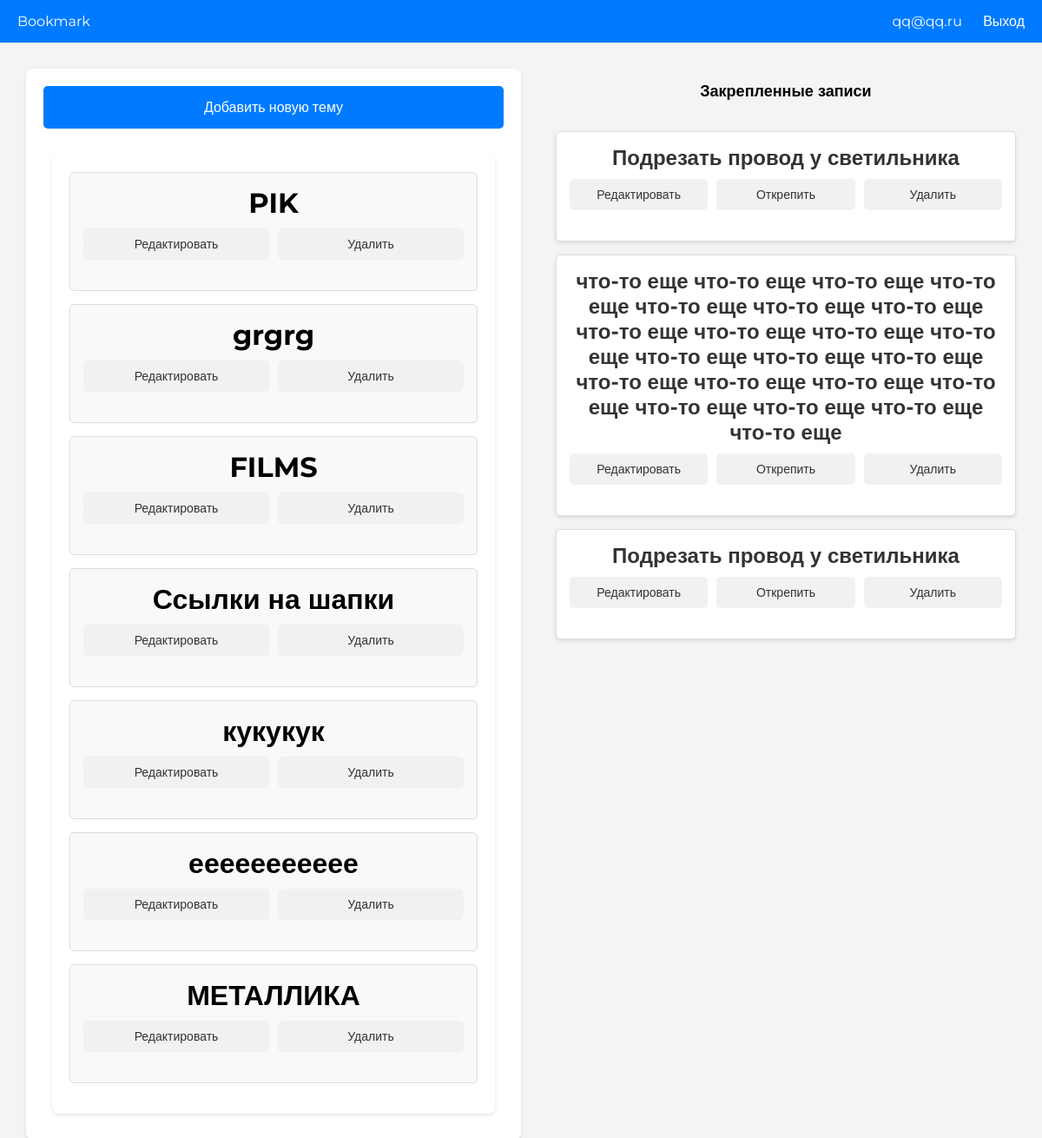
The page /home (signed in) on the database as committed earlier.
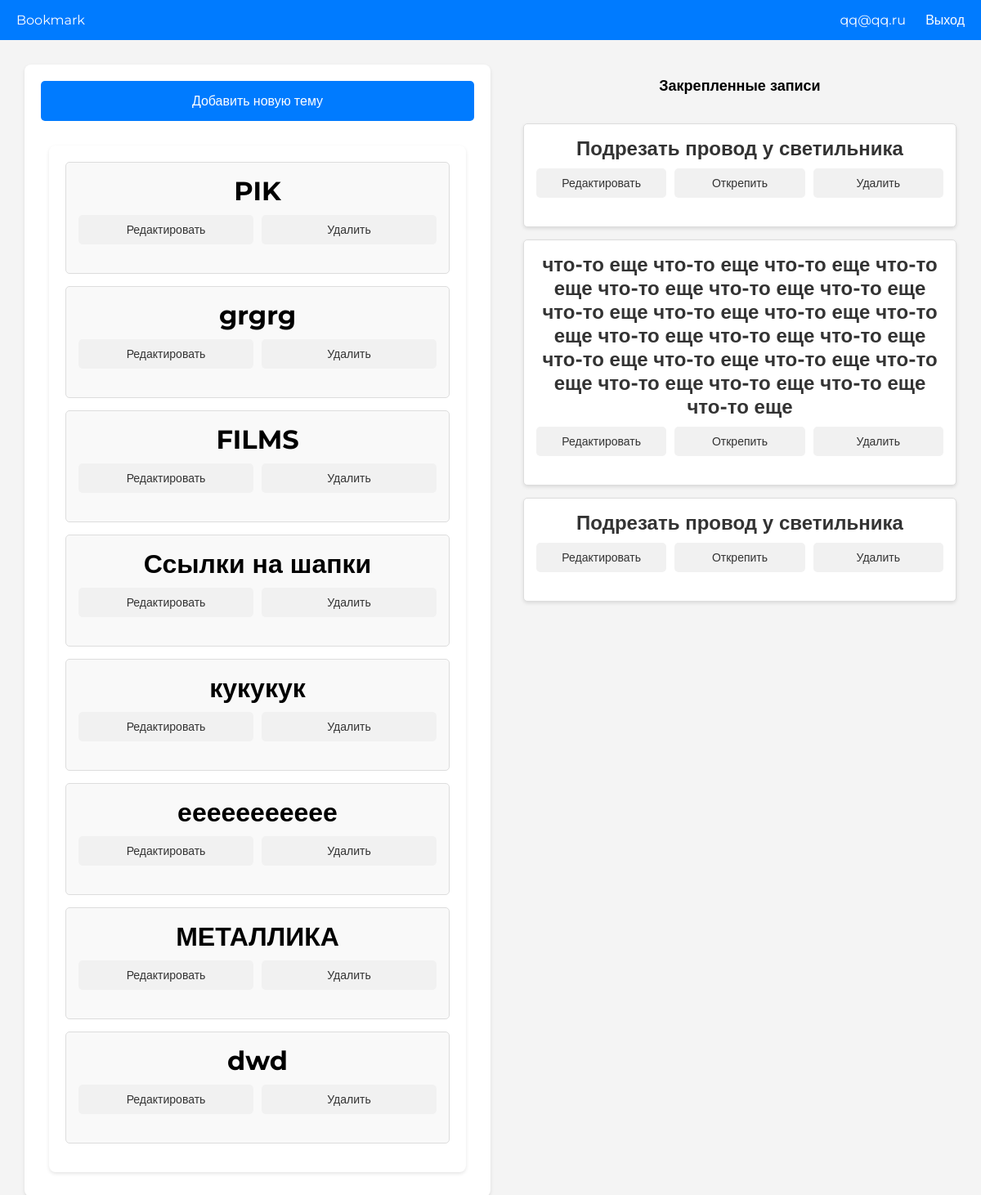
The same page on the database as committed later.
### app/models.py (models this page shows, shortened)
class User(Base, UserMixin):
    __tablename__ = 'users'
    id: Mapped[int] = mapped_column(Integer, primary_key=True, index=True)
    email: Mapped[str] = mapped_column(String, unique=True, index=True, nullable=False)
    password: Mapped[str] = mapped_column(String, nullable=False)
    topics: Mapped[List['Topic']] = relationship("Topic", back_populates="user", cascade="all, delete-orphan")

class Topic(Base):
    __tablename__ = 'topics'
    id: Mapped[int] = mapped_column(Integer, primary_key=True, index=True)
    name: Mapped[str] = mapped_column(String, index=True, nullable=False)
    user_id: Mapped[int] = mapped_column(Integer, ForeignKey('users.id'), nullable=False)
    user: Mapped[User] = relationship("User", back_populates="topics")
    posts: Mapped[List['Post']] = relationship("Post", back_populates="topic", cascade="all, delete-orphan")

### app/routes.py (the view)
@app.route('/home')
@login_required
def home():
    session = Session()
    topics = session.query(Topic).filter_by(user_id=current_user.id).all()
    session.close()
    return render_template('home.html', topics=topics)

### app/__init__.py (called while the page is built)
def create_app():
    login_manager.init_app(app)
    @login_manager.user_loader
    def load_user(user_id):
        session = Session()
        return session.query(User).get(int(user_id))
    with app.app_context():
        from . import routes
    return app

### app/templates/home.html (shortened to what this page needs)
<!DOCTYPE html>
<html lang="ru">
<head>
    <link rel="stylesheet" href="/static/css/styles.css">
    <link rel="stylesheet" href="/static/css/home.css">
</head>
<body>
    <header>
        <div class="logo">Bookmark</div>
        <nav>
            {{ current_user.email }}
            <a href="/logout">Выход</a>
        </nav>
    </header>
    <main>
        <div class="sidebar">
            <button id="addTopicButton">Добавить новую тему</button>
            <div class="topics">
                {% for topic in topics %}
                <div class="topic">
                    <div class="topic-title">
                        <a href="{{ url_for('theme', topic_id=topic.id) }}">{{ topic.name }}</a>
                    </div>
                    <div class="actions">
                        <button>Редактировать</button>
                        <button>Удалить</button>
                    </div>
                </div>
                {% endfor %}
            </div>
        </div>
        <div class="pinned">
            <div class="section-title">Закрепленные записи</div>
            <div class="pinned-post">
                <div class="post-title">Подрезать провод у светильника</div>
                <div class="actions">
                    <button>Редактировать</button>
                    <button>Открепить</button>
                    <button>Удалить</button>
                </div>
            </div>
            <div class="pinned-post">
                <div class="post-title">что-то еще что-то еще что-то еще что-то еще что-то еще что-то еще что-то еще что-то еще что-то еще что-то еще что-то еще что-то еще что-то еще что-то еще что-то еще что-то еще что-то еще что-то еще что-то еще что-то еще что-то еще что-то еще</div>
                <div class="actions">
                    <button>Редактировать</button>
                    <button>Открепить</button>
                    <button>Удалить</button>
                </div>
                </div>
                <div class="pinned-post">
                <div class="post-title">Подрезать провод у светильника</div>
                <div class="actions">
                    <button>Редактировать</button>
                    <button>Открепить</button>
                    <button>Удалить</button>
                </div>
            </div>
            </div>
    </main>
</body>
</html>

### app/static/css/styles.css (style rules this page uses)
body { font-family: 'Roboto', sans-serif; margin: 0; padding: 0; background-color: #f4f4f4; color: #333; }
a { text-decoration: none; color: black; }
header { background-color: #007BFF; color: white; padding: 15px 20px; display: flex; justify-content: space-between; align-items: center; font-family: 'Montserrat', sans-serif; }
header a { color: white; text-decoration: none; margin-left: 20px; }
button { background-color: #007BFF; color: white; border: none; padding: 15px 30px; font-size: 16px; border-radius: 5px; cursor: pointer; margin-bottom: 20px; width: 100%; font-family: 'Montserrat', sans-serif; }
.actions { display: flex; gap: 10px; justify-content: center; margin-top: 10px; }
.actions button { background-color: #f1f1f1; color: #333; border: none; padding: 10px 20px; border-radius: 5px; cursor: pointer; font-size: 14px; font-family: 'Roboto', sans-serif; }

### app/static/css/home.css (style rules this page uses)
main { display: flex; justify-content: space-between; padding: 20px; max-width: 1200px; margin: auto; }
.sidebar, .topics, .pinned { background-color: white; border-radius: 8px; box-shadow: 0 2px 4px rgba(0, 0, 0, 0.1); padding: 20px; margin: 10px; flex: 1; }
.sidebar { margin-right: 20px; }
.pinned { margin-left: 20px; background-color: transparent; box-shadow: none; border: none; padding: 0; }
.topic, .pinned-post { background-color: #f9f9f9; border: 1px solid #ddd; padding: 15px; border-radius: 5px; margin-bottom: 15px; position: relative; text-align: center; }
.topic-title, .post-title { font-size: 32px; font-weight: bold; margin-bottom: 10px; font-family: 'Montserrat', sans-serif; }
.section-title { color: #000; padding: 15px 0; text-align: center; font-size: 18px; font-weight: bold; margin-bottom: 20px; font-family: 'Montserrat', sans-serif; }
.pinned-post { background-color: #fff; border: 1px solid #ddd; padding: 15px; border-radius: 5px; margin-bottom: 15px; box-shadow: 0 2px 4px rgba(0, 0, 0, 0.1); }
.pinned-post .post-title { font-size: 24px; font-family: 'Montserrat', sans-serif; }

Rows that differ between the two databases and show on the page:
added Topic: name "dwd"
